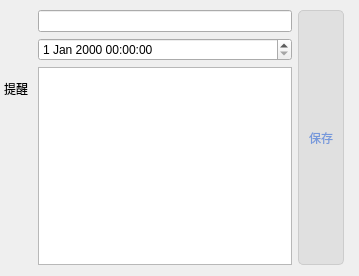
<?xml version="1.0" encoding="UTF-8"?>
<ui version="4.0">
 <class>DTag</class>
 <widget class="QDialog" name="DTag">
  <property name="geometry">
   <rect>
    <x>0</x>
    <y>0</y>
    <width>359</width>
    <height>276</height>
   </rect>
  </property>
  <property name="windowTitle">
   <string>Dialog</string>
  </property>
  <widget class="QWidget" name="layoutWidget">
   <property name="geometry">
    <rect>
     <x>0</x>
     <y>10</y>
     <width>344</width>
     <height>255</height>
    </rect>
   </property>
   <layout class="QHBoxLayout" name="horizontalLayout_2" stretch="1,8,1">
    <item>
     <layout class="QVBoxLayout" name="verticalLayout_5" stretch="1,1,3">
      <item>
       <widget class="QLabel" name="label_1">
        <property name="text">
         <string/>
        </property>
        <property name="pixmap">
         <pixmap resource="../resources/res.qrc">:/usedimage/tag.svg</pixmap>
        </property>
        <property name="alignment">
         <set>Qt::AlignCenter</set>
        </property>
       </widget>
      </item>
      <item>
       <widget class="QLabel" name="label_2">
        <property name="text">
         <string>提醒</string>
        </property>
        <property name="alignment">
         <set>Qt::AlignCenter</set>
        </property>
       </widget>
      </item>
      <item>
       <widget class="QLabel" name="label_3">
        <property name="text">
         <string/>
        </property>
        <property name="pixmap">
         <pixmap resource="../resources/res.qrc">:/usedimage/edittag.svg</pixmap>
        </property>
        <property name="alignment">
         <set>Qt::AlignCenter</set>
        </property>
       </widget>
      </item>
     </layout>
    </item>
    <item>
     <layout class="QVBoxLayout" name="verticalLayout_4" stretch="1,1,3">
      <item>
       <widget class="QLineEdit" name="tagsLineEdit"/>
      </item>
      <item>
       <widget class="QDateTimeEdit" name="dateTimeEdit"/>
      </item>
      <item>
       <widget class="QTextEdit" name="annotationTextEdit">
        <property name="sizePolicy">
         <sizepolicy hsizetype="Preferred" vsizetype="Preferred">
          <horstretch>0</horstretch>
          <verstretch>0</verstretch>
         </sizepolicy>
        </property>
       </widget>
      </item>
     </layout>
    </item>
    <item>
     <widget class="QPushButton" name="saveButton">
      <property name="sizePolicy">
       <sizepolicy hsizetype="Minimum" vsizetype="Preferred">
        <horstretch>0</horstretch>
        <verstretch>0</verstretch>
       </sizepolicy>
      </property>
      <property name="styleSheet">
       <string notr="true">QPushButton {
    color: #7598db;  /* Darker blue for text color */
    background-color: #e0e0e0;  /* Background color as gray (optional) */
    border: 1px solid #ccc;  /* Border color as light gray (optional) */
    border-radius: 5px;  /* Rounded corners (optional) */
    padding: 5px 10px;  /* Padding (optional) */
}
</string>
      </property>
      <property name="text">
       <string>保存</string>
      </property>
     </widget>
    </item>
   </layout>
  </widget>
 </widget>
 <resources>
  <include location="../resources/res.qrc"/>
 </resources>
 <connections/>
</ui>
